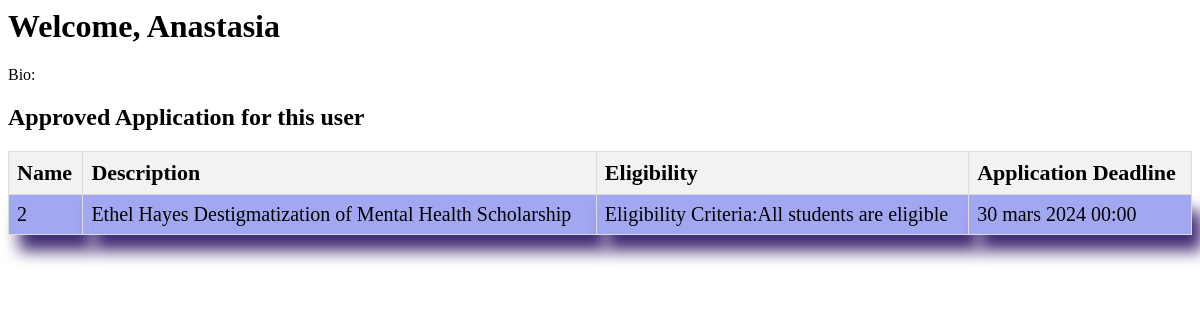
The page /approved_application/ (signed in) on the database its author committed.
### scholarships/models.py (models this page shows)
class ScholarshipApplication(models.Model):
    userprofile= models.ForeignKey('userprofile.UserProfile', on_delete=models.CASCADE, related_name='scholarships',null=True)
    essay= models.TextField(null=True)
    created_at= models.DateTimeField(auto_now_add=True,null=True)
    is_approved= models.BooleanField(default=False,null=True)  # New field for approval status
    id= models.IntegerField(primary_key=True,null=False)
    scholarship= models.ForeignKey(Scholarships, on_delete=models.CASCADE, related_name='applications',null=True )
    approved_scholarship=models.ForeignKey('scholarships.ApprovedScholarship', on_delete=models.CASCADE, related_name='applyscholarship',null=True)

class Scholarships(models.Model):
    name= models.CharField(max_length=255,blank=True, null=True)
    description= models.TextField(blank=True, null=True)
    eligibility_criteria= models.TextField(blank=True, null=True)
    scholarship_type= models.CharField(max_length=50, choices=[('merit', 'Merit-Based'), ('need', 'Need-Based')],blank=True, null=True)
    status= models.CharField(max_length=50, choices=[('open', 'Open'), ('closed', 'Closed'), ('ongoing', 'Ongoing')],blank=True, null=True)
    application_deadline = models.DateTimeField(blank=True, null=True)
    Contact_email=models.EmailField(blank=True, null=True)
    id= models.IntegerField(primary_key=True,null=False)
    created_at = models.DateTimeField(auto_now_add=True,null=True)
    country = CountryField(blank=True, null=True)

### scholarships/views.py (the view)
# urls.py: path('approved_application/',views.approved_scholarships, name='approved_application'),
@login_required
def approved_scholarships(request):
    try:
        user_profile = UserProfile.objects.get(user=request.user)
        user_approved_scholarships =ScholarshipApplication.objects.filter(
            userprofile=user_profile,  # Filter by user profile
            is_approved=True  # Filter by approval status
        )
    except UserProfile.DoesNotExist:
        user_approved_scholarships = []
    return render(request, 'approved_application.html', {'approved_scholarships': user_approved_scholarships})

### scholarships/templates/approved_application.html (shortened to what this page needs)
<html>
    <head>
    </head>
    <body>
        <h1>Welcome, {{ user.username }}</h1>
        <p>Bio: {{ user_profile.telephone_number }}</p>
        <h2>Approved Application for this user</h2>
        <table id="scholarship-table">
            <thead>
              <tr>
                <th>Name</th>
                <th>Description</th>
                <th>Eligibility</th>
                <th>Application Deadline</th>
              </tr>
            </thead>
        <tbody>
        {% for scholarship in approved_scholarships %}        <tr>
         <td> {{ scholarship.id }}</td>
         <td> {{ scholarship.scholarship.name }}</td>
         <td> {{ scholarship.scholarship.eligibility_criteria}}</td>
         <td> {{ scholarship.scholarship.application_deadline}}</td>
        </tr>
            {% endfor %}
        </tbody>
        </table>
    </body>
    </html>

### scholarships/templates/approved_application.html (style rules this page uses)
#scholarship-table { width: 100%; border-collapse: collapse; }
#scholarship-table th, #scholarship-table td { border: 1px solid #ddd; padding: 8px; }
#scholarship-table th { background-color: #f2f2f2; font-size: 22px; }
th { text-align: justify; }
td { background-color: rgb(162, 167, 241); box-shadow: 10px 16px 16px #422b72; font-size: 20px; padding: 15px; color: black; }

### rows shown on the page
ScholarshipApplication: id "2", scholarship.name "Ethel Hayes Destigmatization of Mental Health Scholarship", scholarship.eligibility_criteria "Eligibility Criteria:All students are eligible", scholarship.application_deadline "30 mars 2024 00:00"

### other values the page prints
{{ user.username }} "Anastasia"
